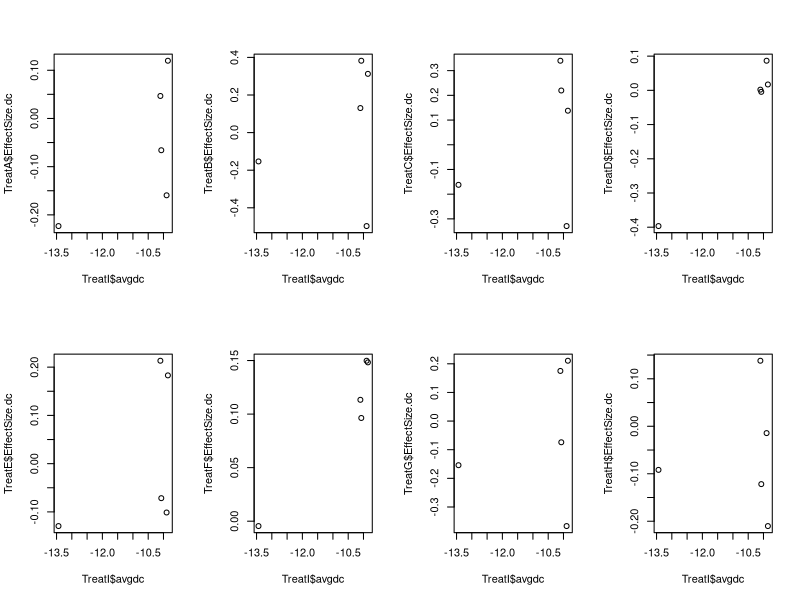
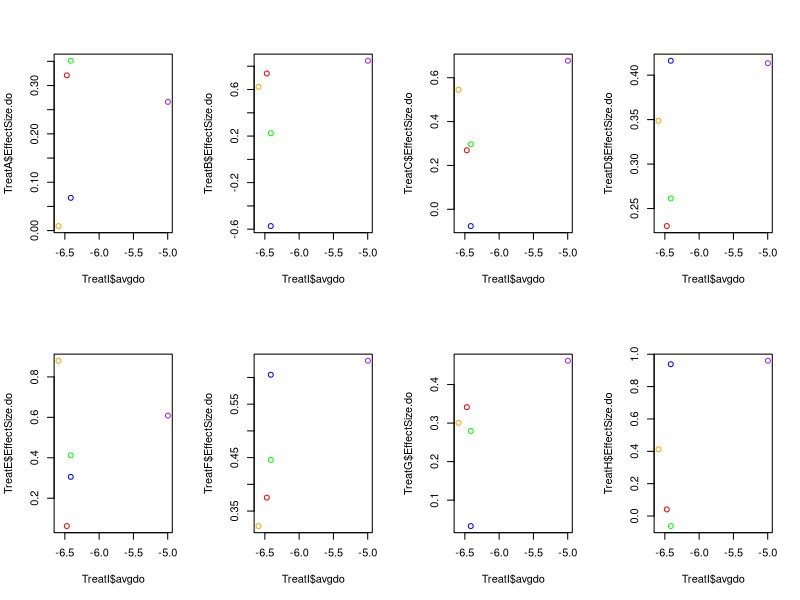
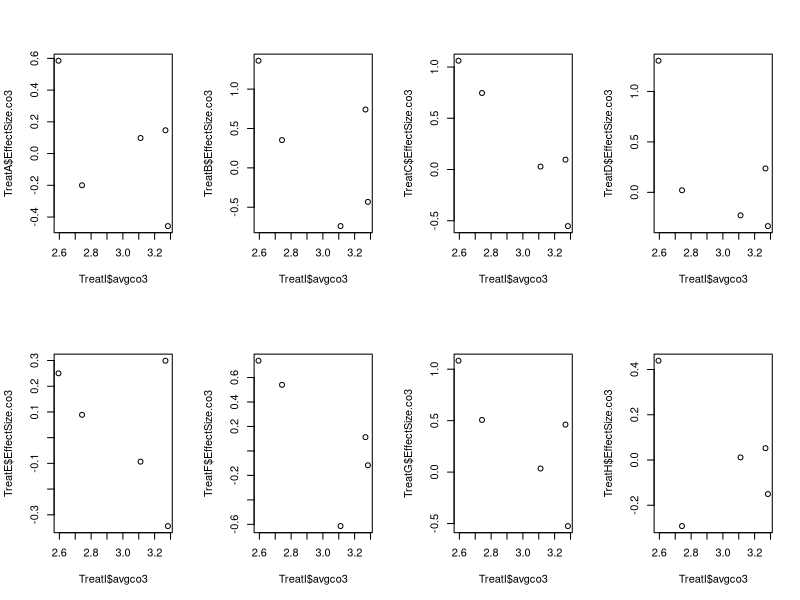

Here is the R script that generated these plots, in order:
library(readxl)
OrgContExp <- read_excel("data/OrgContExp.xlsx")

library(tidyr)
ocdata <- separate(OrgContExp, "Original ID", sep="-",into=c("IA21","tooth",
                                                             "Treatment","rep"))

library(dplyr)
library(data.table)

ocdata <- data.table(ocdata)
ocdata[,"IA21":=NULL][,"rep":=NULL]
ocdata$Sample <- paste(ocdata$tooth, ocdata$Treatment)
ocdata[,"tooth":=NULL][,"Treatment":=NULL]

ocdata[,"avgdc":=mean(dC, na.rm = TRUE),by="Sample"][,"avgdo":=mean(dO, na.rm = TRUE),by="Sample"][
  ,"avgco3":=mean(CO3, na.rm = TRUE),by="Sample"][,"dC":=NULL][,"dO":=NULL][,"CO3":=NULL]

ocdata <- unique(ocdata)

ocdata <- separate(ocdata, "Sample", sep=" ",into=c("Tooth","Treatment"))

TreatA <- data.table(filter(ocdata,Treatment=="A"))
TreatB <- data.table(filter(ocdata,Treatment=="B"))
TreatC <- data.table(filter(ocdata,Treatment=="C"))
TreatD <- data.table(filter(ocdata,Treatment=="D"))
TreatE <- data.table(filter(ocdata,Treatment=="E"))
TreatF <- data.table(filter(ocdata,Treatment=="F"))
TreatG <- data.table(filter(ocdata,Treatment=="G"))
TreatH <- data.table(filter(ocdata,Treatment=="H"))
TreatI <- data.table(filter(ocdata,Treatment=="I"))

####dC
TreatA$EffectSize.dc <- TreatA$avgdc - TreatI$avgdc
TreatB$EffectSize.dc <- TreatB$avgdc - TreatI$avgdc
TreatC$EffectSize.dc <- TreatC$avgdc - TreatI$avgdc
TreatD$EffectSize.dc <- TreatD$avgdc - TreatI$avgdc
TreatE$EffectSize.dc <- TreatE$avgdc - TreatI$avgdc
TreatF$EffectSize.dc <- TreatF$avgdc - TreatI$avgdc
TreatG$EffectSize.dc <- TreatG$avgdc - TreatI$avgdc
TreatH$EffectSize.dc <- TreatH$avgdc - TreatI$avgdc

par(mfrow=c(2,4))
plot(TreatI$avgdc, TreatA$EffectSize.dc)
plot(TreatI$avgdc, TreatB$EffectSize.dc)
plot(TreatI$avgdc, TreatC$EffectSize.dc)
plot(TreatI$avgdc, TreatD$EffectSize.dc)
plot(TreatI$avgdc, TreatE$EffectSize.dc)
plot(TreatI$avgdc, TreatF$EffectSize.dc)
plot(TreatI$avgdc, TreatG$EffectSize.dc)
plot(TreatI$avgdc, TreatH$EffectSize.dc)

####dO
TreatA$EffectSize.do <- TreatA$avgdo - TreatI$avgdo
TreatB$EffectSize.do <- TreatB$avgdo - TreatI$avgdo
TreatC$EffectSize.do <- TreatC$avgdo - TreatI$avgdo
TreatD$EffectSize.do <- TreatD$avgdo - TreatI$avgdo
TreatE$EffectSize.do <- TreatE$avgdo - TreatI$avgdo
TreatF$EffectSize.do <- TreatF$avgdo - TreatI$avgdo
TreatG$EffectSize.do <- TreatG$avgdo - TreatI$avgdo
TreatH$EffectSize.do <- TreatH$avgdo - TreatI$avgdo

par(mfrow=c(2,4))
plot(TreatI$avgdo, TreatA$EffectSize.do,
     col = c("red", "orange", "green", "blue", "purple"))
plot(TreatI$avgdo, TreatB$EffectSize.do,
     col = c("red", "orange", "green", "blue", "purple"))
plot(TreatI$avgdo, TreatC$EffectSize.do,
     col = c("red", "orange", "green", "blue", "purple"))
plot(TreatI$avgdo, TreatD$EffectSize.do,
     col = c("red", "orange", "green", "blue", "purple"))
plot(TreatI$avgdo, TreatE$EffectSize.do,
     col = c("red", "orange", "green", "blue", "purple"))
plot(TreatI$avgdo, TreatF$EffectSize.do,
     col = c("red", "orange", "green", "blue", "purple"))
plot(TreatI$avgdo, TreatG$EffectSize.do,
     col = c("red", "orange", "green", "blue", "purple"))
plot(TreatI$avgdo, TreatH$EffectSize.do,
     col = c("red", "orange", "green", "blue", "purple"))

####co3
TreatA$EffectSize.co3 <- TreatA$avgco3 - TreatI$avgco3
TreatB$EffectSize.co3 <- TreatB$avgco3 - TreatI$avgco3
TreatC$EffectSize.co3 <- TreatC$avgco3 - TreatI$avgco3
TreatD$EffectSize.co3 <- TreatD$avgco3 - TreatI$avgco3
TreatE$EffectSize.co3 <- TreatE$avgco3 - TreatI$avgco3
TreatF$EffectSize.co3 <- TreatF$avgco3 - TreatI$avgco3
TreatG$EffectSize.co3 <- TreatG$avgco3 - TreatI$avgco3
TreatH$EffectSize.co3 <- TreatH$avgco3 - TreatI$avgco3

par(mfrow=c(2,4))
plot(TreatI$avgco3, TreatA$EffectSize.co3)
plot(TreatI$avgco3, TreatB$EffectSize.co3)
plot(TreatI$avgco3, TreatC$EffectSize.co3)
plot(TreatI$avgco3, TreatD$EffectSize.co3)
plot(TreatI$avgco3, TreatE$EffectSize.co3)
plot(TreatI$avgco3, TreatF$EffectSize.co3)
plot(TreatI$avgco3, TreatG$EffectSize.co3)
plot(TreatI$avgco3, TreatH$EffectSize.co3)



